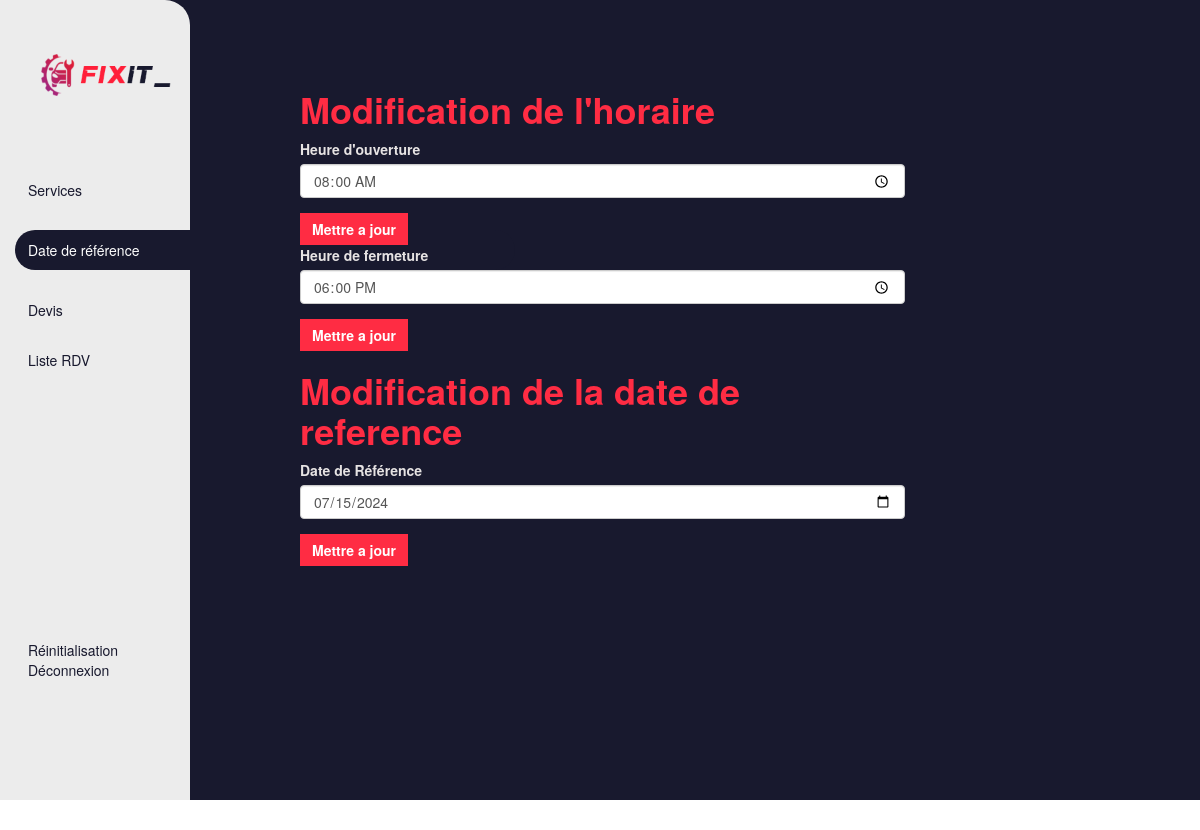
Page /backOffice/HoraireController (signed in) on the committed database.
### tables this page shows
create table horaire (
    debut time  not null ,
    fin time not null,
    dateReference date
);

### application/controllers/backOffice/HoraireController.php (called while the page is built, shortened)
<?php
class HoraireController extends CI_Controller {
    public function __construct() {
        $this->load->model('Horaire_model');
        $this->load->helper('url');
        $this->load->library('Session');
    }
    public function index() {
        $data['horaire'] = $this->Horaire_model->getHoraire();
        $this->load->view('backOffice/horaire_view', $data);
    }
}
?>

### index.php (called while the page is built, shortened)
<?php
require_once BASEPATH.'core/CodeIgniter.php';

### application/models/horaire_model.php (called while the page is built, shortened)
<?php
class Horaire_model extends CI_Model {
    private $table = 'horaire';
    public function getHoraire() {
        $query = $this->db->get($this->table);
        return $query->row_array();
    }
}
?>

### application/views/backOffice/horaire_view.php (the view, shortened to what this page needs)
<body>
    <div class="container-fluid" id="accueil-container">
        <div class="row col-md-12">
            <div class="col-md-2" id="adminsidebar">
                <div class="row col-md-12" id="logo">
                    <img src="./assets/images/logo.png" alt="">
                </div>
                <div class="row col-md-12" id="adminsidebar-buttons">
                    <a href="<?php echo site_url('backOffice/ServiceController'); ?>" class="sidebar-item">Services</a>
                    <a href="#" class="active-item2 sidebar-item">Date de référence</a>
                    <a href="<?php echo site_url('backOffice/Devis'); ?>" class="sidebar-item">Devis</a>
                    <a href="<?php echo site_url('backOffice/Calendar'); ?>" class="sidebar-item">Liste RDV</a>
                </div>
                <div class="row col-md-12 disconnect">
                    <a href="<?php echo site_url('backOffice/Partie2/supprimer_donnees'); ?>" onclick="return confirm('Voulez-vous vraiement réinitialiser votre base de donnée? Cette action est irréversible');">Réinitialisation</a>
                    <a href="<?php echo site_url('backOffice/Deconnexion'); ?>">Déconnexion</a>
                </div>
            </div>
            <div class="col-md-7" id="crud-container">
            <div class="row col-md-12">
                    <?php if (isset($horaire)): ?>
                        <h1 class="title-emphase">Modification de l'horaire</h1>
                        <form method="post" action="<?php echo site_url('backOffice/HoraireController/updateDebut'); ?>">
                            <div class="form-group">
                                <label for="debut" class="p-label">Heure d'ouverture</label>
                                <input type="time" class="form-control" id="inputPassword3" name="debut" value="<?php echo $horaire['debut']; ?>">
                            </div>
                            <button type="submit" class="btn btn-default action-button">Mettre a jour</button>
                        </form>
                        <form method="post" action="<?php echo site_url('backOffice/HoraireController/updateFin'); ?>">
                            <div class="form-group">
                                <label for="fin" class="p-label">Heure de fermeture</label>
                                <input type="time" class="form-control" id="inputPassword3" name="fin" value="<?php echo $horaire['fin']; ?>" >
                            </div>
                            <button type="submit" class="btn btn-default action-button">Mettre a jour</button>
                        </form>
                        <h1 class="title-emphase">Modification de la date de reference</h1>
                        <form method="post" action="<?php echo site_url('backOffice/HoraireController/updateDateReference'); ?>">
                            <div class="form-group">
                                <label for="dateReference" class="p-label">Date de Référence</label>
                                <input type="date" class="form-control" id="inputPassword3" name="dateReference" value="<?php echo $horaire['dateReference']; ?>">
                            </div>
                            <button type="submit" class="btn btn-default action-button">Mettre a jour</button>
                        </form>
                    <?php else: ?>
                        <p>Aucun horaire trouvé.</p>
                    <?php endif; ?>
                </div>
            </div>
        </div>
    </div>
</body>
</html>

### assets/css/index.css (style rules this page uses)
body { background-size : cover; background-repeat: no-repeat; background-attachment : fixed; background-position: center; }
.btn { border-style: none; border-radius: 0%; }
.action-button, .statistiques-item { background-color: #FF2C43; color: white; font-weight: 700; }

### assets/css/accueil.css (style rules this page uses)
#accueil-body, #accueil-container { background-color: #18192E !important; }
.disconnect { margin-top: 150% !important; }
.title-emphase { color: #FF2C43; font-weight: 800; }
.sidebar-item { transition: 0.3s ease-in-out all; }
.active-item2, .sidebar-item:hover { background-color: #18192E; width: 500px; height: 40px; border-radius: 30px; padding-left: 15px; color: white !important; padding-top: 10px; }

### assets/css/sidebar.css (style rules this page uses)
#adminsidebar { background-color: rgb(236, 236, 236); height: 100vh; margin-left: -15px; border-top-right-radius: 25px; }
#adminsidebar a { text-decoration: none; color: #18192E; padding-left: 10%; }
#adminsidebar #logo { height: 150px; width: 250px; display: flex; justify-content:end; }
#adminsidebar #logo img { width: 250px !important; }
#adminsidebar-buttons { display: flex; flex-direction: column; justify-content: space-around; gap: 30px; }

### assets/css/crud.css (style rules this page uses)
#CRUD-table table thead, #CRUD-table table tbody, .p-label { color: rgb(230, 227, 227); }
#crud-container { margin-top: 5%; }
#crud-container .col-md-12 { margin-top: 2%; }

### rows in the picture
horaire: debut "08:00:00", fin "18:00:00", dateReference "07/15/2024"
